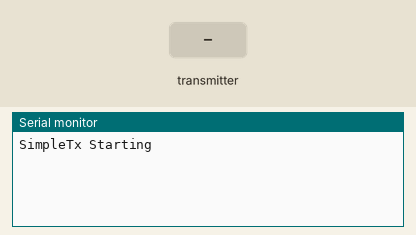
This sketch was run on a simulated Arduino Mega 2560, built with avr-gcc and run on an emulated ATmega2560. On the bench: the last lines printed to the serial monitor. The inputs (shaded band) are chosen by the test bench. No radio packets arrive unless stated.

Above: at 1.2 s.
1.3 s: the transmitter starts sending dataReceived = 0
At 1.37 s:
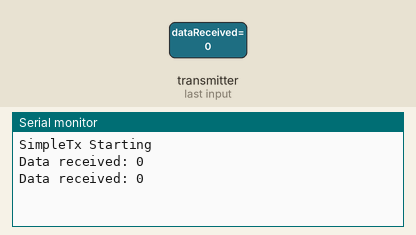
3.2 s: the transmitter starts sending dataReceived = 256
At 3.27 s:
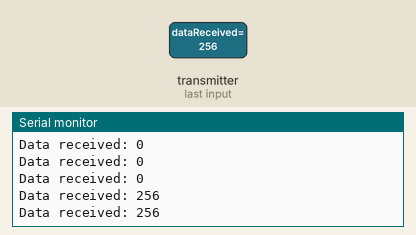

The sketch:

Wireless_Comms_Receiver_wHall.ino
```cpp
// The slave (or the receiver)
// Should be loaded onto the Arduino MEGA

#include <SPI.h>
#include <nRF24L01.h>
#include <RF24.h>

#define CE_PIN  7
#define CSN_PIN 8

// Set the address we are sending info to
const byte thisSlaveAddress[5] = {'R','x','A','A','A'};

// Create a Radio object
RF24 radio(CE_PIN, CSN_PIN);

int dataReceived; // This must match dataToSend in the TX
bool newData = false;

//===========

void setup() {
    // Set up the system
    Serial.begin(9600);
    Serial.println("SimpleTx Starting");

    radio.begin();                                  // Begin the radio
    radio.setDataRate( RF24_1MBPS );                // Set the data rate (RF24_250KBPS, RF24_1MBPS, RF24_2MBPS)
    radio.openReadingPipe(1, thisSlaveAddress);     // Opens a pipe to read from
    radio.startListening();                         // Begin listening for messages
}

//=============

void loop() {
    getData();
    showData();
}

//==============

// Checks if there is data being sent, stores it, and sets newData flag to true
// Inputs:  NULL
// Outputs: NULL
void getData() {
    if ( radio.available() ) {
        radio.read( &dataReceived, sizeof(dataReceived) );
        newData = true;
    }
}

//==============

// Checks if there is new data, shows it, and sets newData flag to true
// Inputs:  NULL
// Outputs: NULL
void showData() {
    if (newData == true) {
        Serial.print("Data received: ");
        Serial.println(dataReceived);
        newData = false;
    }
}
```

Measured:
- after the input at 1.3 s, the serial monitor: prints a new line at once (image 1)
- after the input at 3.2 s, the serial monitor: prints a new line at once (image 2)
